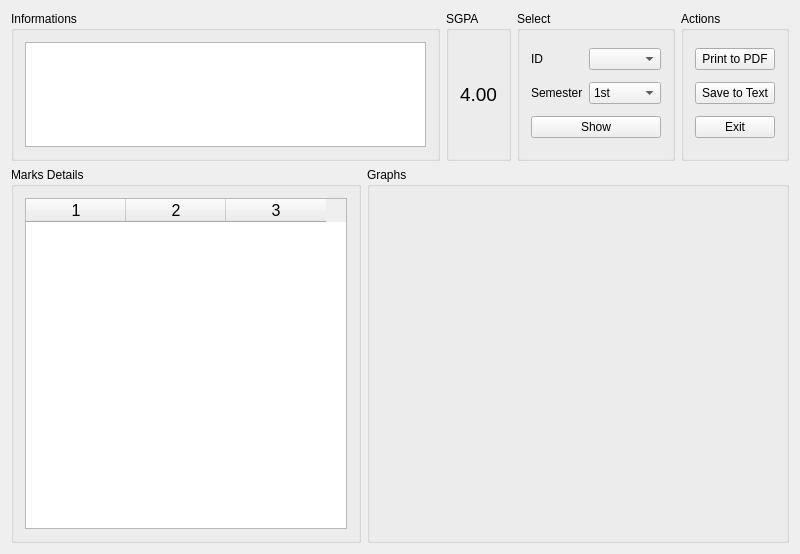
<?xml version="1.0" encoding="UTF-8"?>
<ui version="4.0">
 <class>MainWindow</class>
 <widget class="QMainWindow" name="MainWindow">
  <property name="geometry">
   <rect>
    <x>0</x>
    <y>0</y>
    <width>800</width>
    <height>554</height>
   </rect>
  </property>
  <property name="windowTitle">
   <string>student-db-browser</string>
  </property>
  <widget class="QWidget" name="centralWidget">
   <layout class="QGridLayout" name="gridLayout_4">
    <item row="0" column="0">
     <widget class="QGroupBox" name="informationHolder">
      <property name="maximumSize">
       <size>
        <width>16777215</width>
        <height>150</height>
       </size>
      </property>
      <property name="title">
       <string>Informations</string>
      </property>
      <layout class="QGridLayout" name="gridInformations">
       <item row="0" column="0">
        <widget class="QTextBrowser" name="textInformations">
         <property name="font">
          <font>
           <pointsize>14</pointsize>
          </font>
         </property>
        </widget>
       </item>
      </layout>
     </widget>
    </item>
    <item row="0" column="1">
     <widget class="QGroupBox" name="staticsHolder">
      <property name="maximumSize">
       <size>
        <width>100</width>
        <height>150</height>
       </size>
      </property>
      <property name="title">
       <string>SGPA</string>
      </property>
      <layout class="QGridLayout" name="gridLayout_2">
       <item row="0" column="0">
        <widget class="QLabel" name="labelSGPA">
         <property name="font">
          <font>
           <pointsize>14</pointsize>
          </font>
         </property>
         <property name="text">
          <string>4.00</string>
         </property>
         <property name="alignment">
          <set>Qt::AlignCenter</set>
         </property>
        </widget>
       </item>
      </layout>
     </widget>
    </item>
    <item row="0" column="2">
     <widget class="QGroupBox" name="selectionHolder">
      <property name="maximumSize">
       <size>
        <width>16777215</width>
        <height>150</height>
       </size>
      </property>
      <property name="title">
       <string>Select</string>
      </property>
      <layout class="QGridLayout" name="gridLayout_3">
       <item row="0" column="0">
        <widget class="QLabel" name="labelID">
         <property name="text">
          <string>ID</string>
         </property>
        </widget>
       </item>
       <item row="0" column="1">
        <widget class="QComboBox" name="comboStudentID"/>
       </item>
       <item row="1" column="0">
        <widget class="QLabel" name="labelSemester">
         <property name="text">
          <string>Semester</string>
         </property>
        </widget>
       </item>
       <item row="1" column="1">
        <widget class="QComboBox" name="comboSemesterID">
         <item>
          <property name="text">
           <string>1st</string>
          </property>
         </item>
         <item>
          <property name="text">
           <string>2nd</string>
          </property>
         </item>
         <item>
          <property name="text">
           <string>3rd</string>
          </property>
         </item>
         <item>
          <property name="text">
           <string>4th</string>
          </property>
         </item>
         <item>
          <property name="text">
           <string>5th</string>
          </property>
         </item>
         <item>
          <property name="text">
           <string>6th</string>
          </property>
         </item>
         <item>
          <property name="text">
           <string>7th</string>
          </property>
         </item>
         <item>
          <property name="text">
           <string>8th</string>
          </property>
         </item>
        </widget>
       </item>
       <item row="2" column="0" colspan="2">
        <widget class="QPushButton" name="buttonShow">
         <property name="text">
          <string>Show</string>
         </property>
        </widget>
       </item>
      </layout>
     </widget>
    </item>
    <item row="0" column="3">
     <widget class="QGroupBox" name="groupBox">
      <property name="maximumSize">
       <size>
        <width>16777215</width>
        <height>150</height>
       </size>
      </property>
      <property name="title">
       <string>Actions</string>
      </property>
      <layout class="QVBoxLayout" name="verticalLayout">
       <item>
        <widget class="QPushButton" name="buttonPrint">
         <property name="text">
          <string>Print to PDF</string>
         </property>
        </widget>
       </item>
       <item>
        <widget class="QPushButton" name="buttonSaveToText">
         <property name="text">
          <string>Save to Text</string>
         </property>
        </widget>
       </item>
       <item>
        <widget class="QPushButton" name="buttonExit">
         <property name="text">
          <string>Exit</string>
         </property>
        </widget>
       </item>
      </layout>
     </widget>
    </item>
    <item row="1" column="0" colspan="4">
     <layout class="QHBoxLayout" name="horizontalLayout">
      <item>
       <widget class="QGroupBox" name="marksHolder">
        <property name="sizePolicy">
         <sizepolicy hsizetype="Expanding" vsizetype="Expanding">
          <horstretch>0</horstretch>
          <verstretch>0</verstretch>
         </sizepolicy>
        </property>
        <property name="maximumSize">
         <size>
          <width>350</width>
          <height>16777215</height>
         </size>
        </property>
        <property name="title">
         <string>Marks Details</string>
        </property>
        <layout class="QGridLayout" name="gridLayout">
         <item row="0" column="0">
          <widget class="QTableWidget" name="tableMarks">
           <property name="font">
            <font>
             <pointsize>12</pointsize>
            </font>
           </property>
           <property name="editTriggers">
            <set>QAbstractItemView::NoEditTriggers</set>
           </property>
           <property name="tabKeyNavigation">
            <bool>false</bool>
           </property>
           <property name="showDropIndicator" stdset="0">
            <bool>false</bool>
           </property>
           <property name="dragDropOverwriteMode">
            <bool>false</bool>
           </property>
           <property name="alternatingRowColors">
            <bool>true</bool>
           </property>
           <property name="selectionMode">
            <enum>QAbstractItemView::SingleSelection</enum>
           </property>
           <property name="selectionBehavior">
            <enum>QAbstractItemView::SelectRows</enum>
           </property>
           <property name="textElideMode">
            <enum>Qt::ElideMiddle</enum>
           </property>
           <property name="columnCount">
            <number>3</number>
           </property>
           <column/>
           <column/>
           <column/>
          </widget>
         </item>
        </layout>
       </widget>
      </item>
      <item>
       <widget class="QGroupBox" name="graphHolder">
        <property name="sizePolicy">
         <sizepolicy hsizetype="Expanding" vsizetype="Expanding">
          <horstretch>0</horstretch>
          <verstretch>0</verstretch>
         </sizepolicy>
        </property>
        <property name="title">
         <string>Graphs</string>
        </property>
        <layout class="QGridLayout" name="gridPlot"/>
       </widget>
      </item>
     </layout>
    </item>
   </layout>
  </widget>
 </widget>
 <layoutdefault spacing="6" margin="11"/>
 <resources/>
 <connections/>
</ui>
